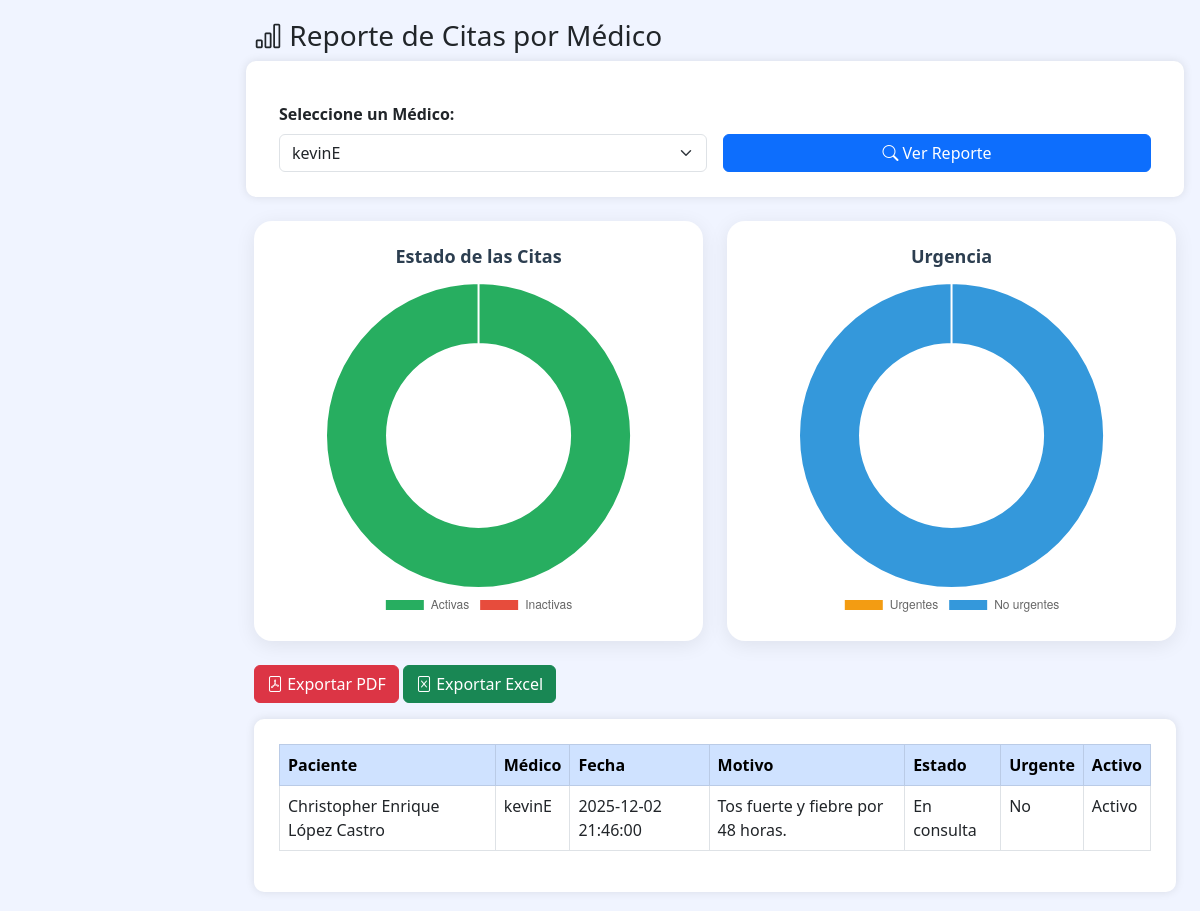
/reportes/reporte_citas_medico.php?medico=1, run on the app's committed database.
### tables this page shows
CREATE TABLE `citas` (
  `id_citas` int NOT NULL,
  `paciente_id` int NOT NULL,
  `medico_id` int NOT NULL,
  `fecha` datetime NOT NULL,
  `estado_id` int NOT NULL,
  `motivo` text,
  `es_urgente` tinyint(1) DEFAULT '0',
  `fecha_creacion` datetime DEFAULT CURRENT_TIMESTAMP,
  `activo` tinyint(1) DEFAULT '1'
);

CREATE TABLE `usuarios` (
  `id_usuarios` int NOT NULL,
  `nombre_completo` varchar(100) NOT NULL,
  `correo` varchar(100) NOT NULL,
  `telefono` varchar(20) DEFAULT NULL,
  `direccion` text,
  `password` varchar(255) NOT NULL,
  `rol_id` int NOT NULL,
  `activo` tinyint(1) DEFAULT '1',
  `fecha_registro` datetime DEFAULT CURRENT_TIMESTAMP
);

CREATE TABLE `estado_cita` (
  `id_estado_cita` int NOT NULL,
  `descripcion` varchar(50) NOT NULL
);

### reportes/reporte_citas_medico.php (the view, shortened to what this page needs)
<?php
require_once "../includes/conexion.php";
$id_medico = isset($_GET['medico']) ? intval($_GET['medico']) : 0;
$lista_medicos = $conn->query("
    SELECT m.id_medicos, u.nombre_completo
    FROM medicos m
    INNER JOIN usuarios u ON m.usuario_id = u.id_usuarios
");
$resultado = null;
if ($id_medico > 0) {
    $sql = "
    SELECT c.*,
           u1.nombre_completo AS paciente,
           u2.nombre_completo AS medico,
           e.descripcion AS estado
    FROM citas c
    INNER JOIN pacientes p ON c.paciente_id = p.id_pacientes
    INNER JOIN usuarios u1 ON p.usuario_id = u1.id_usuarios
    INNER JOIN medicos m ON c.medico_id = m.id_medicos
    INNER JOIN usuarios u2 ON m.usuario_id = u2.id_usuarios
    INNER JOIN estado_cita e ON c.estado_id = e.id_estado_cita
    WHERE c.medico_id = $id_medico
    ORDER BY c.fecha DESC
    ";
    $resultado = $conn->query($sql);
}
$citas_activas   = $id_medico ? $conn->query("SELECT COUNT(*) FROM citas WHERE activo = 1 AND medico_id = $id_medico")->fetch_row()[0] : 0;
$citas_inactivas = $id_medico ? $conn->query("SELECT COUNT(*) FROM citas WHERE activo = 0 AND medico_id = $id_medico")->fetch_row()[0] : 0;
$citas_urgentes     = $id_medico ? $conn->query("SELECT COUNT(*) FROM citas WHERE es_urgente = 1 AND medico_id = $id_medico")->fetch_row()[0] : 0;
$citas_no_urgentes  = $id_medico ? $conn->query("SELECT COUNT(*) FROM citas WHERE es_urgente = 0 AND medico_id = $id_medico")->fetch_row()[0] : 0;
?>
<!DOCTYPE html>
<html lang="es">
<head>
<link href="https://cdn.jsdelivr.net/npm/bootstrap@5.3.0/dist/css/bootstrap.min.css" rel="stylesheet">
<link href="https://cdn.jsdelivr.net/npm/bootstrap-icons@1.10.5/font/bootstrap-icons.css" rel="stylesheet">
<link rel="stylesheet" href="../css/estilos.css">
</head>
<body>
<div class="content">
<h3 class="mb-4"><i class="bi bi-bar-chart"></i> Reporte de Citas por Médico</h3>
<form method="GET" class="row g-3 card-box mb-4">
    <div class="col-md-6">
        <label class="form-label fw-bold">Seleccione un Médico:</label>
        <select name="medico" class="form-select">
            <?php while ($m = $lista_medicos->fetch_assoc()): ?>
                <option value="<?= $m['id_medicos'] ?>" <?= ($id_medico == $m['id_medicos']) ? 'selected' : '' ?>>
                    <?= $m['nombre_completo'] ?>
                </option>
            <?php endwhile; ?>
        </select>
    </div>
    <div class="col-md-6 d-flex align-items-end">
        <button class="btn btn-primary w-100">
            <i class="bi bi-search"></i> Ver Reporte
        </button>
    </div>
</form>
<?php if ($id_medico > 0 && $resultado && $resultado->num_rows > 0): ?>
<div class="row mt-4">
    <div class="col-md-6 mb-4">
        <div class="card-grafica">
            <h5 class="titulo-grafica">Estado de las Citas</h5>
            <canvas id="grafEstado" class="canvas-dashboard"></canvas>
        </div>
    </div>
    <div class="col-md-6 mb-4">
        <div class="card-grafica">
            <h5 class="titulo-grafica">Urgencia</h5>
            <canvas id="grafUrgencia" class="canvas-dashboard"></canvas>
        </div>
    </div>
</div>
<?php endif; ?>
<?php if ($id_medico > 0): ?>
<div class="mb-3">
    <a href="exportar_citas_medico_pdf.php?medico=<?= $id_medico ?>" class="btn btn-danger">
        <i class="bi bi-file-pdf"></i> Exportar PDF
    </a>
    <a href="exportar_citas_medico_excel.php?medico=<?= $id_medico ?>" class="btn btn-success">
        <i class="bi bi-file-excel"></i> Exportar Excel
    </a>
</div>
<?php endif; ?>
<div class="card-box mt-3">
<table class="table table-bordered table-hover">
    <thead class="table-primary">
        <tr>
            <th>Paciente</th>
            <th>Médico</th>
            <th>Fecha</th>
            <th>Motivo</th>
            <th>Estado</th>
            <th>Urgente</th>
            <th>Activo</th>
        </tr>
    </thead>
    <tbody>
    <?php if ($id_medico > 0 && $resultado && $resultado->num_rows > 0): ?>
        <?php foreach ($resultado as $c): ?>
        <tr>
            <td><?= $c['paciente'] ?></td>
            <td><?= $c['medico'] ?></td>
            <td><?= $c['fecha'] ?></td>
            <td><?= $c['motivo'] ?></td>
            <td><?= $c['estado'] ?></td>
            <td><?= $c['es_urgente'] ? 'Sí' : 'No' ?></td>
            <td><?= $c['activo'] ? 'Activo' : 'Inactivo' ?></td>
        </tr>
        <?php endforeach; ?>
    <?php else: ?>
        <tr><td colspan="7" class="text-center text-muted">Seleccione un médico para ver el reporte.</td></tr>
    <?php endif; ?>
    </tbody>
</table>
</div>
</div>
<?php if ($resultado && $resultado->num_rows > 0): ?>
<script>
// Datos enviados desde PHP
const activos = <?= $citas_activas ?>;
const inactivos = <?= $citas_inactivas ?>;
const urgentes = <?= $citas_urgentes ?>;
const noUrgentes = <?= $citas_no_urgentes ?>;
// Colores premium
const coloresEstado = ["#27ae60", "#e74c3c"];
const coloresUrgencia = ["#f39c12", "#3498db"];
// ------------------- Gráfica Estado -------------------
new Chart(document.getElementById("grafEstado"), {
    type: 'doughnut',
    data: {
        labels: ['Activas', 'Inactivas'],
        datasets: [{
            data: [activos, inactivos],
            backgroundColor: coloresEstado,
            hoverOffset: 10
        }]
    },
    options: {
        cutout: '60%',
        plugins: { legend: { position: 'bottom' } }
    }
});
// ------------------- Gráfica Urgencia -------------------
new Chart(document.getElementById("grafUrgencia"), {
    type: 'doughnut',
    data: {
        labels: ['Urgentes', 'No urgentes'],
        datasets: [{
            data: [urgentes, noUrgentes],
            backgroundColor: coloresUrgencia,
            hoverOffset: 10
        }]
    },
    options: {
        cutout: '60%',
        plugins: { legend: { position: 'bottom' } }
    }
});
</script>
<?php endif; ?>
</body>
</html>

### css/estilos.css (style rules this page uses)
body { background-color: #f0f4ff; margin: 0; font-family: 'Segoe UI', sans-serif; }
.content { margin-left: 230px; padding: 1.2rem 1.5rem; transition: all 0.3s ease; }

### reportes/reporte_citas_medico.php (style rules this page uses)
.card-box { background:white; padding:25px; border-radius:10px; box-shadow:0 0 10px rgba(0,0,0,0.1); }
.card-grafica { background: #ffffff; border-radius: 18px; padding: 25px; box-shadow: 0 4px 20px rgba(0,0,0,0.08); transition: transform .2s ease, box-shadow .2s ease; height: 420px; }
.titulo-grafica { font-size: 18px; font-weight: 600; color: #2c3e50; text-align: center; margin-bottom: 15px; }
.canvas-dashboard { width: 85% !important; max-width: 350px !important; margin: 0 auto; display: block; }

### data on the page
citas: usuarios.nombre_completo "Christopher Enrique López Castro", usuarios.nombre_completo "kevinE", fecha "2025-12-02 21:46:00", motivo "Tos fuerte y fiebre por 48 horas.", estado.descripcion "En consulta", es_urgente "No", activo "Activo"

### other printed values
form field medico "kevinE"
chart data {{ $citas_inactivas }} 0
chart data {{ $citas_urgentes }} 0
